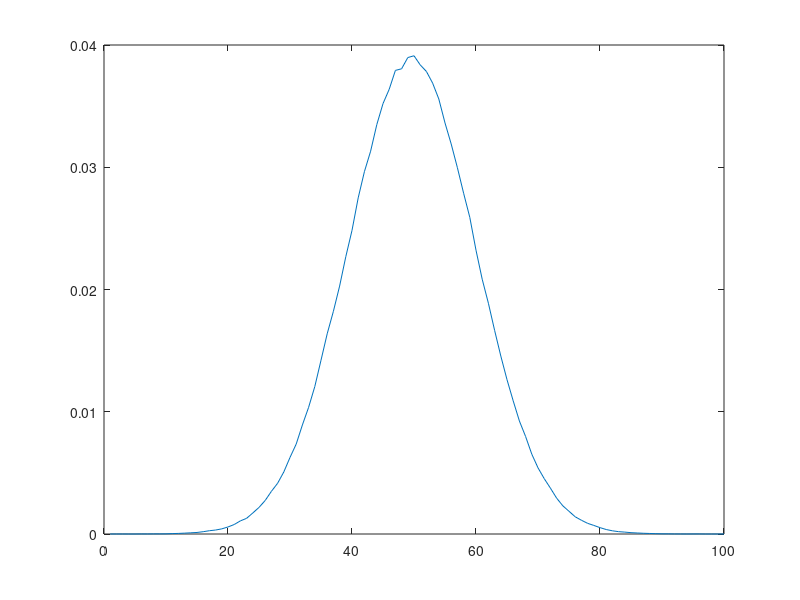

Here is the MATLAB script that generated this plot: (Note: this script raises an error after producing the figure.)
%% Entropia
% Danilo Pena

clear
close all

x = randn(1,1000000);
%hist(x)
h = hist(x,100);
p = h/sum(h); % pmf
plot(p)

mu = 0;
sigma = 1;
pd = makedist('Normal',mu,sigma);
x = -3:0.01:3;
p = pdf(pd,x);
plot(x,p)

%I = -log2(h);
H = -sum(p(~isinf(p)).*log2(p(~isinf(p))))
